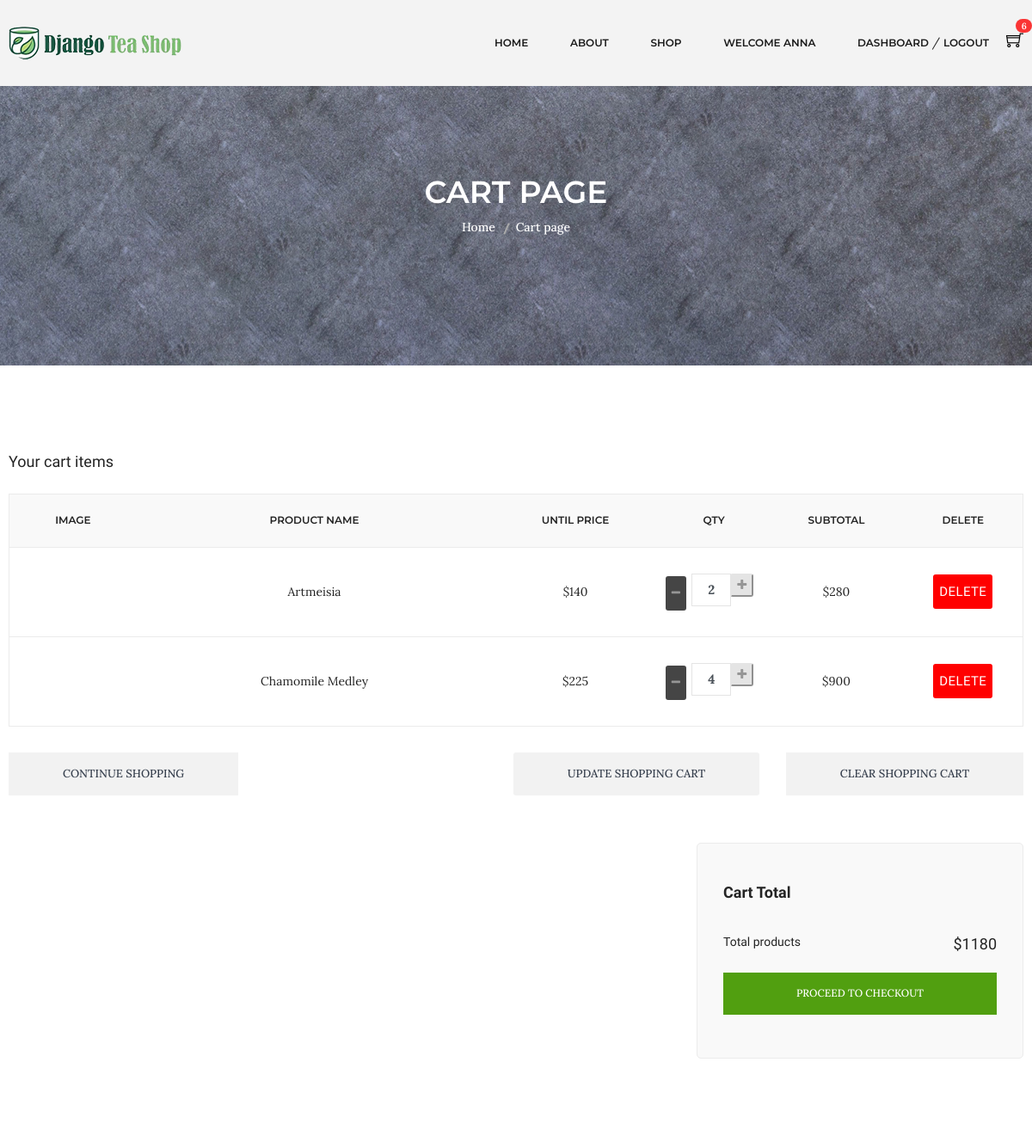
The app's page /cart/ (signed in, upper part), older data.
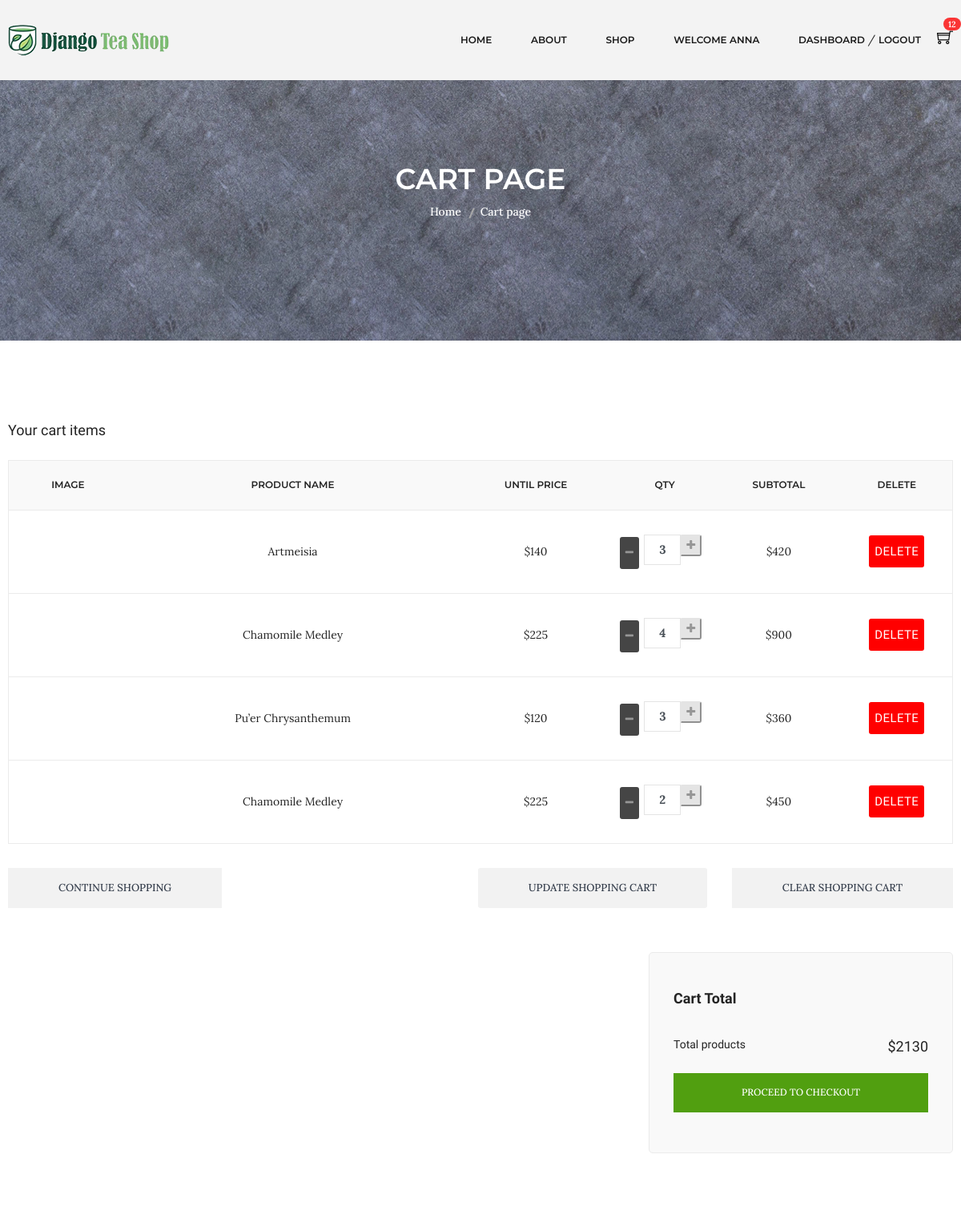
The same page, newer data.
### carts/models.py (models this page shows, shortened)
class CartItem(models.Model):
    user = models.ForeignKey(Account, on_delete=models.CASCADE, null=True)
    variations = models.ManyToManyField(Variation, blank=True)
    product = models.ForeignKey(Product, on_delete=models.CASCADE)
    cart = models.ForeignKey(Cart, on_delete=models.CASCADE, null=True)
    quantity = models.IntegerField()
    is_active = models.BooleanField(default=True)
    def sub_total(self):
        return self.product.discounted_price * self.quantity

### shop/models.py (models this page shows, shortened)
class Product(models.Model):
    tea_name = models.CharField(max_length=100, unique=True)
    tea_type = models.CharField(max_length=100)
    slug = models.SlugField(max_length=100, unique=True)
    origin = models.CharField(max_length=100)
    color = models.CharField(max_length=50, blank=True)
    aroma = models.CharField(max_length=100, blank=True)
    taste = models.CharField(max_length=100, blank=True)
    tea_nature  = models.CharField(max_length=100, blank=True)
    is_available = models.BooleanField(default=True)
    is_new = models.BooleanField(default=False)
    properties = models.TextField(max_length=300, blank=True)
    weight = models.IntegerField()
    original_price = models.IntegerField()
    discounted_price = models.IntegerField()
    discount_rate = models.IntegerField(blank=True)
    photo_1 = models.ImageField(upload_to='photos/%Y/%m/%d', blank=True)
    photo_1_t = models.ImageField(upload_to='photos/%Y/%m/%d', blank=True)
    photo_1_z = models.ImageField(upload_to='photos/%Y/%m/%d', blank=True)
    photo_2 = models.ImageField(upload_to='photos/%Y/%m/%d', blank=True)
    photo_2_t = models.ImageField(upload_to='photos/%Y/%m/%d', blank=True)
    photo_2_z = models.ImageField(upload_to='photos/%Y/%m/%d', blank=True)
    photo_3 = models.ImageField(upload_to='photos/%Y/%m/%d', blank=True)
    photo_3_t = models.ImageField(upload_to='photos/%Y/%m/%d', blank=True)
    photo_3_z = models.ImageField(upload_to='photos/%Y/%m/%d', blank=True)
    photo_4 = models.ImageField(upload_to='photos/%Y/%m/%d', blank=True)
    photo_4_t = models.ImageField(upload_to='photos/%Y/%m/%d', blank=True)
    photo_4_z = models.ImageField(upload_to='photos/%Y/%m/%d', blank=True)
    created_date = models.DateTimeField(default=datetime.now)
    modified_date = models.DateTimeField(default=datetime.now)
    stars = models.IntegerField()
    store = models.IntegerField()
    category = models.ForeignKey(Category, on_delete=models.CASCADE)
    def get_url(self):
        return reverse('product_detail', args=[self.category.slug, self.slug])

### carts/views.py (the view)
# urls.py: path('', views.cart, name='cart'),
def cart(request, total=0, quantity=0, cart_items=None):
    try:
        tax = 0
        grand_total = 0
        if request.user.is_authenticated:
            cart_items = CartItem.objects.filter(user=request.user, is_active=True)
        else:
            cart = Cart.objects.get(cart_id=_cart_id(request))
            cart_items = CartItem.objects.filter(cart=cart, is_active=True)
        for cart_item in cart_items:
            total += (cart_item.product.discounted_price * cart_item.quantity)
            quantity += cart_item.quantity
        grand_total = total
    except ObjectDoesNotExist:
        pass # just ignore
    context = {
        'total': total,
        'quantity': quantity,
        'cart_items': cart_items,
        'grand_total': grand_total,
    }
    return render(request, 'shop/cart.html', context)

### carts/context_processors.py (called while the page is built)
def counter(request):
    cart_count = 0
    if 'admin' in request.path:
        return {}
    else:
        try:
            cart = Cart.objects.filter(cart_id=_cart_id(request))
            if request.user.is_authenticated:
                cart_items = CartItem.objects.all().filter(user=request.user)
            else:
                cart_items = CartItem.objects.all().filter(cart=cart[:1])
            for cart_item in cart_items:
                cart_count += cart_item.quantity
        except cart.DoesNotExist:
            cart_count = 0
    return dict(cart_count=cart_count)

### carts/views.py (called while the page is built)
def _cart_id(request):
    cart = request.session.session_key
    if not cart:
        cart = request.session.create()
    return cart

### category/context_processors.py (called while the page is built)
def menu_links(request):
    links = Category.objects.all()
    return dict(links=links)

### templates/shop/cart.html (shortened to what the changed rows need)
{% extends 'base.html' %}
{% load static %}
{% block content %}
<div class="cart-main-area ptb-100">
  <div class="container">
    {% if not cart_items %}
    <div class="text-center mb-100">
      <h4 class="mb-20">Your shopping cart is empty</h4>
      <a href="{% url 'shop' %}" type="button" class="button"
        >&#x2004;Continue shopping&#x2004;</a
      >
    </div>
    {% else %}
    <h3 class="page-title">Your cart items</h3>
    <div class="row">
      <div class="col-lg-12 col-md-12 col-sm-12 col-12">
        <div class="table-content table-responsive">
          <table>
            <thead>
              <tr>
                <th>Image</th>
                <th>Product Name</th>
                <th>Until Price</th>
                <th>Qty</th>
                <th>Subtotal</th>
                <th>Delete</th>
              </tr>
            </thead>
            <tbody>
              {% for cart_item in cart_items %}
              <tr>
                <td class="product-thumbnail">
                </td>
                <td class="product-name">
                  <a href="{{ cart_item.product.get_url }}"
                    >{{ cart_item.product.tea_name }}</a
                  >
                </td>
                <td class="product-price-cart">
                  <span class="amount"
                    >${{ cart_item.product.discounted_price }}</span
                  >
                </td>
                <td class="product-quantity">
                  <div class="input-group input-spinner">
                    <div class="input-group-prepend">
                      <a
                        href="{% url 'remove_cart' cart_item.product.id cart_item.id %}"
                        class="button btn-light"
                        type="button"
                        id="button-plus"
                      >
                        <i class="fa fa-minus"></i>
                      </a>
                    </div>
                    <input
                      type="text"
                      class="form-control"
                      value="{{cart_item.quantity}}"
                    />
                    <div class="input-group-append">
                      <form
                        action="{% url 'add_cart' cart_item.product.id %}"
                        method="POST" >
                        <button
                          class="button btn-light"
                          type="submit"
                          id="button-minus"
                        >
                          <i class="fa fa-plus"></i>
                        </button>
                      </form>
                    </div>
                  </div>
                </td>
                <td class="product-subtotal">${{ cart_item.sub_total }}</td>
                <td class="product-remove">
                  <a
                    type="button"
                    onclick="return confirm('Are you sure you want to delete this item?')"
                    class="button btn-danger"
                    href="{% url 'remove_cart_item' cart_item.product.id cart_item.id %}"
                    >Delete</a
                  >
                </td>
              </tr>
              {% endfor %}
            </tbody>
          </table>
        </div>
        <div class="row">
          <div class="col-lg-12">
            <div class="cart-shiping-update-wrapper">
              <div class="cart-shiping-update">
                <a href="{% url 'shop' %}">Continue Shopping</a>
              </div>
              <div class="cart-clear">
                <button>Update Shopping Cart</button>
                <a href="#">Clear Shopping Cart</a>
              </div>
            </div>
          </div>
        </div>
        <div class="row">
          <div class="col-lg-4 col-md-6"></div>
          <div class="col-lg-4 col-md-6"></div>
          <div class="col-lg-4 col-md-12">
            <div class="grand-totall">
              <div class="title-wrap">
                <h4 class="cart-bottom-title section-bg-gary-cart">
                  Cart Total
                </h4>
              </div>
              <h5>Total products <span>${{ grand_total }}</span></h5>
              <a href="{% url 'checkout' %}">Proceed to Checkout</a>
            </div>
          </div>
        </div>
      </div>
    </div>
  </div>
</div>
{% endif %} {% endblock %}

### templates/partials/_navbar.html (shortened to what this page needs)
{% load static %}
<header class="header-area gray-bg clearfix fixed-top">
  <div class="header-bottom">
    <div class="container">
      <div class="row">
        <div class="col-lg-3 col-md-4 col-6">
          <div class="logo">
            <a href="{% url 'index' %}">
              <img alt="" src="{% static 'img/logo/logo.png' %}" />
            </a>
          </div>
        </div>
        <div class="col-lg-9 col-md-8 col-6">
          <div class="header-bottom-right">
            <div class="main-menu">
              <nav>
                <ul>
                  <li class="top-hover">
                    <a href="{% url 'index' %}">home</a>
                  </li>
                  <li><a href="{% url 'about' %}">about</a></li>
                  <li class="mega-menu-position top-hover">
                    <a href="{% url 'shop' %}">shop</a>
                  </li>
                  {% if user.id is None %}
                  <li class="top-hover">
                    <a href="{% url 'login' %}">login</a> / <a href="{% url 'register' %}">register</a>
                  </li>
                  {% else %}
                  <li><a href="#">Welcome {{ user.first_name }}</a></li>
                  <li class="top-hover">
                    <a href="{% url 'dashboard' %}">dashboard</a> / <a href="{% url 'logout' %}">logout</a>
                  </li>
                  {% endif %}
                </ul>
              </nav>
            </div>
            <div class="header-cart">
              <a href="{% url 'cart' %}" class="widget-header">
              <div class="cart-icon">
                <i class="ti-shopping-cart"></i>
              </div><span class="badge badge-pill badge-danger notify mt-25">{{cart_count}}</span>
            </a>
              </div>
            </div>
          </div>
        </div>
      </div>
    </div>
</header>

Row changes from the older to the newer data that the page shows:
changed CartItem "Artmeisia": quantity "2" → "3"; sub_total "280" → "420"
added CartItem: product.tea_name "Pu’er Chrysanthemum", product.discounted_price "120", quantity "3", sub_total "360"
added CartItem: product.tea_name "Chamomile Medley", product.discounted_price "225", quantity "2", sub_total "450"
Text that changed along with them:
{{ cart_count }}: "6" → "12"
{{ grand_total }}: "1180" → "2130"
